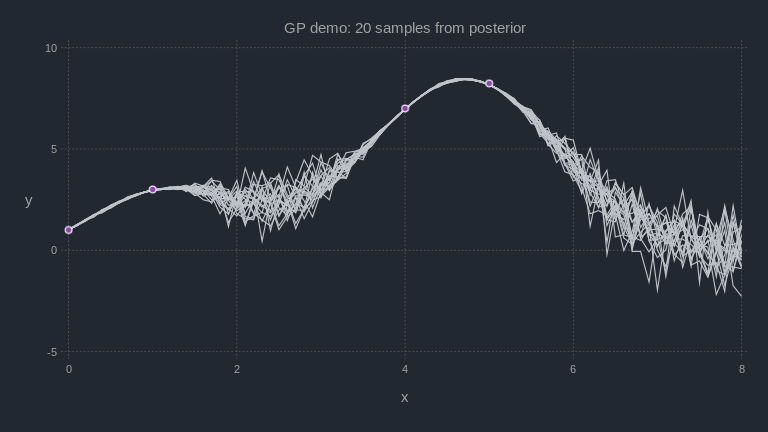

Here is the Julia script that generated this plot:
# Noisy GP

k(a::Real, b::Real) = begin
  sig = 1.0
  l = 1.0
  sig^2 * exp(-1 / (2 * l^2) * (a - b)^2)
end

k(a::Vector{Real}, b::Vector{Real}) = begin
  la, lb = length(a), length(b)
  res = Matrix{Real}(la, lb)
  for i = 1:la, j = 1:lb
    res[i, j] = k(a[i], b[j])
  end
  res
end

gp(X_star, X, f) = begin
  sig_y = 0.1

  K       = k(X, X)
  K_star  = k(X, X_star)
  K_star2 = k(X_star, X_star)
  K_y = K = K + sig_y^2 * eye(size(K)...)

  mu_star    = K_star' * inv(K_y) * f
  Sigma_star = K_star2 - K_star' * inv(K_y) * K_star

  mu_star, Sigma_star
end

using Distributions, Gadfly

make_plot(N) = begin

  X = Real[0, 1, 4, 5]
  f = map(x -> x + sqrt(x) + 1, X)

  X_star = Vector{Real}(collect(0:0.1:8))
  mu_star, Sigma_star = gp(X_star, X, f)

  posterior = MvNormal(mu_star, diag(Sigma_star))


  layer_training = layer(x=X, y=f, Geom.point, Theme(default_color=colorant"#8e44ad"))

  layer_predict_means = []
  for _ = 1:N
    f_star = rand(posterior)
    layer_predict_mean = layer(x=X_star, y=f_star, Geom.line, Theme(default_color=colorant"#bdc3c7"))
    push!(layer_predict_means, layer_predict_mean)
  end

  plot(layer_training, layer_predict_means..., Guide.title("GP demo: $N samples from posterior"))
end

p = make_plot(20)
draw(PNG("gp-demo.png", 8inch, 4.5inch), p)
